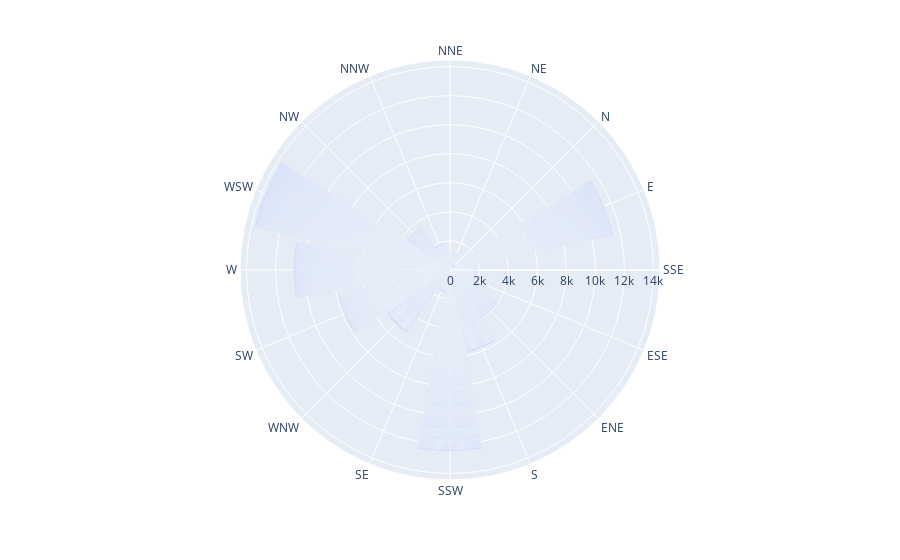

Source (notebook cell):
### Code cell
data_df = data_df.sort_values(by="Predkosc wiatru")
fig = px.bar_polar(data_df, r="Predkosc wiatru", theta="kierunek_range")
fig.show()

### Figure 1 — Plotly figure (JSON) as saved in the notebook; plotly's stock layout.template omitted (floating-point values rounded to 4 significant figures; data arrays with more than 128 entries replaced by an {"elided": "..."} marker saying what was removed)
{"data": [{"hovertemplate": "Predkosc wiatru=%{r}<br>kierunek_range=%{theta}<extra></extra>", "legendgroup": "", "marker": {"color": "#636efa", "pattern": {"shape": ""}}, "name": "", "r": {"elided": "22274 float values"}, "showlegend": false, "subplot": "polar", "theta": {"elided": "22274 str values"}, "type": "barpolar"}], "layout": {"barmode": "relative", "legend": {"tracegroupgap": 0}, "margin": {"t": 60}, "polar": {"angularaxis": {"direction": "clockwise", "rotation": 90}, "domain": {"x": [0, 1], "y": [0, 1]}}}}
